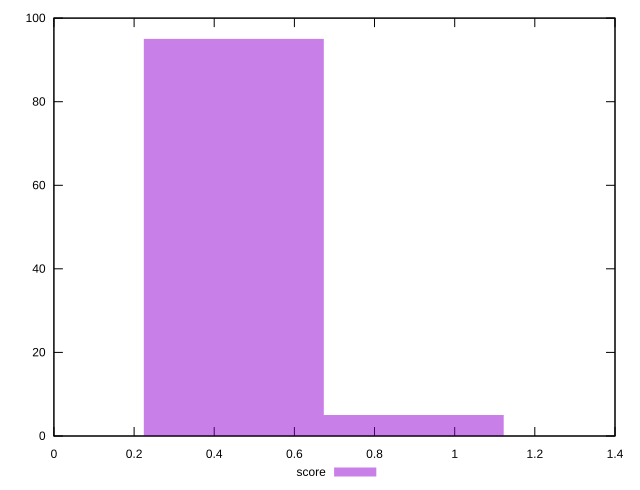

The script that saved this image:
reset
set terminal svg size 640, 490 enhanced background rgb 'white'
set output "reprap/cumulative-layout-shift/samples/pages+cached+nointeractive/score/histogram.svg"

$score <<EOF
0.4488196116295736 95
0.8976392232591472 5
EOF

set key outside below
set boxwidth 0.4488196116295736
set yrange [0:100]
set style fill transparent solid 0.5 noborder

plot \
  $score title "score" with boxes, \


reset
